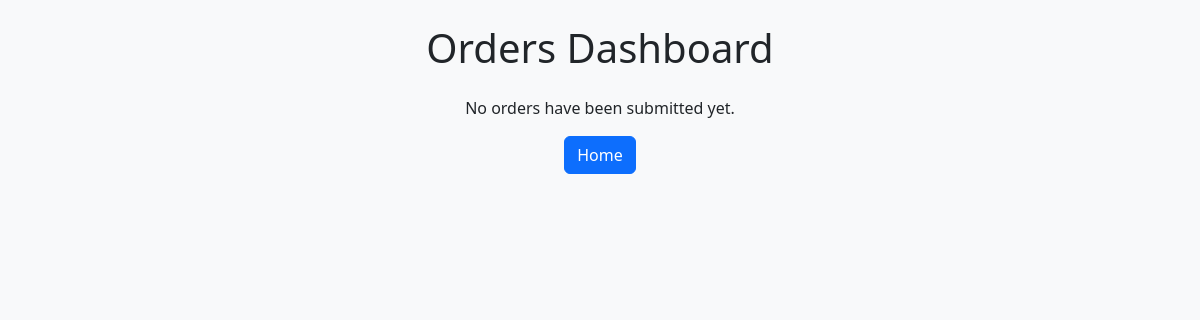
Page /dashboard on the earlier database version.
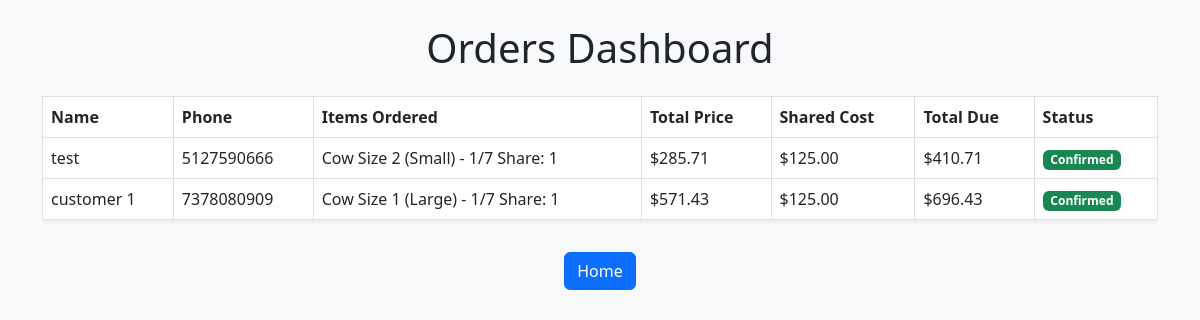
Same page on the later database version.
### app.py (models this page shows)
class Order(db.Model):
    id = db.Column(db.Integer, primary_key=True)
    user_id = db.Column(db.Integer, db.ForeignKey('user.id'), nullable=False)
    items_ordered = db.Column(db.String(500), nullable=False)
    total_price_usd = db.Column(db.Float, nullable=False)
    status = db.Column(db.String(50), default='Pending')
    source = db.Column(db.String(20), default='regular')
    user = db.relationship('User', backref=db.backref('orders', lazy=True))

class User(db.Model):
    id = db.Column(db.Integer, primary_key=True)
    zelle_name = db.Column(db.String(120), nullable=False)
    phone = db.Column(db.String(20), unique=True, nullable=False)

### app.py (the view, shortened to what this page needs)
@app.route('/dashboard', methods=['GET', 'POST'])
def dashboard():
    orders = Order.query.filter_by(source="regular").all()
    shared_cost_cfg = Config.query.filter_by(key='shared_cost').first()
    shared_cost = shared_cost_cfg.value if shared_cost_cfg else 0
    num_orders = len(orders)
    shared_per_order = (shared_cost / num_orders) if num_orders else 0
    return render_template('dashboard.html', orders=orders, shared_per_order=shared_per_order, is_admin=session.get('admin', False))

### templates/dashboard.html (shortened to what this page needs)
<!doctype html>
<html lang="en">
<head>
    <link href="https://cdn.jsdelivr.net/npm/bootstrap@5.3.0/dist/css/bootstrap.min.css" rel="stylesheet">
</head>
<body class="bg-light">
    <div class="container py-4">
        <h1 class="text-center mb-4">Orders Dashboard</h1>
        {% if orders %}
        <div class="table-responsive">
            <table class="table table-bordered bg-white shadow-sm">
                <thead>
                    <tr>
                        <th>Name</th>
                        <th>Phone</th>
                        <th>Items Ordered</th>
                        <th>Total Price</th>
                        <th>Shared Cost</th>
                        <th>Total Due</th>
                        <th>Status</th>
                    </tr>
                </thead>
                <tbody>
                    {% for order in orders %}
                    <tr>
                        <td>{{ order.user.zelle_name }}</td>
                        <td>{{ order.user.phone }}</td>
                        <td>{{ order.items_ordered }}</td>
                        <td>${{ "%.2f"|format(order.total_price_usd) }}</td>
                        <td>
                          {% if shared_per_order is defined %}
                            ${{ "%.2f"|format(shared_per_order) }}
                          {% else %}
                            —
                          {% endif %}
                        </td>
                        <td>
                          {% if shared_per_order is defined %}
                            ${{ "%.2f"|format(order.total_price_usd + shared_per_order) }}
                          {% else %}
                            ${{ "%.2f"|format(order.total_price_usd) }}
                          {% endif %}
                        </td>
                        <td>
                            {% if order.status == 'Confirmed' %}
                            <span class="badge bg-success">Confirmed</span>
                            {% else %}
                            <span class="badge bg-danger">Pending</span>
                            {% endif %}
                        </td>
                    </tr>
                    {% endfor %}
                </tbody>
            </table>
        </div>
        {% else %}
        <p class="text-center">No orders have been submitted yet.</p>
        {% endif %}
        <div class="text-center mt-3">
            <a href="/" class="btn btn-primary">Home</a>
        </div>
    </div>
</body>
</html>

Differences in the rows shown:
added Order: user.zelle_name "test", user.phone "5127590666", items_ordered "Cow Size 2 (Small) - 1/7 Share: 1", total_price_usd "285.71", shared_per_order "125.00", order.total_price_usd+shared_per_order "410.71", status "Confirmed"
added Order: user.zelle_name "customer 1", user.phone "7378080909", items_ordered "Cow Size 1 (Large) - 1/7 Share: 1", total_price_usd "571.43", shared_per_order "125.00", order.total_price_usd+shared_per_order "696.43", status "Confirmed"
Other differences:
text no longer shown: "No orders have been submitted yet."
text now shown: "Name Phone Items Ordered Total Price Shared Cost Total Due Status"
